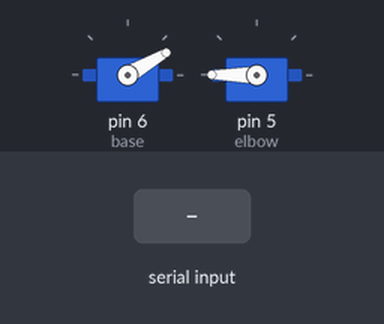
Recording of a sketch running on a simulated Arduino Uno, built with avr-gcc and run on an emulated ATmega328P. On the bench: 2 × servo. The test bench sets the inputs (shaded band).

Above: at 1.2 s.
1.3 s: "90 45\n" received over Serial
At 2.1 s:
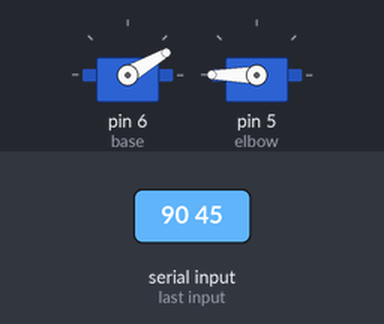
2.9 s: "30 150\n" received over Serial
At 3.4 s:
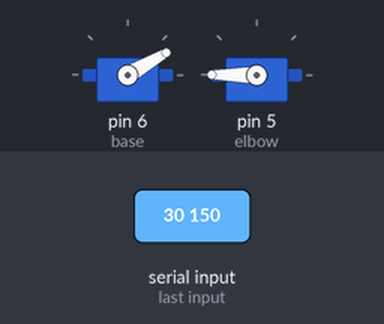
4.5 s: "5\n" received over Serial
At 5.6 s:
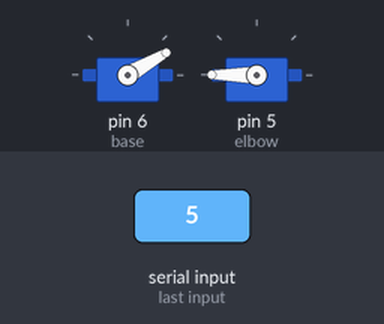
6.1 s: "90\n" received over Serial
At 6.9 s:
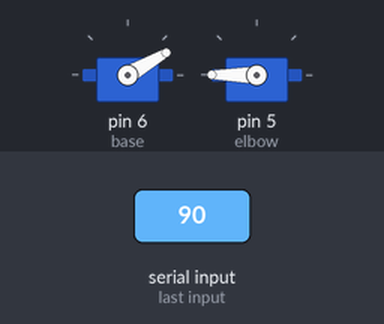
7.7 s: "200\n" received over Serial
At 8.1 s:
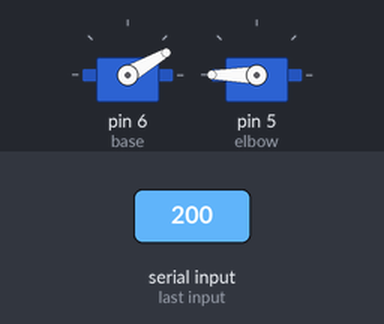
9.3 s: "1 90\n" received over Serial
At 10.6 s:
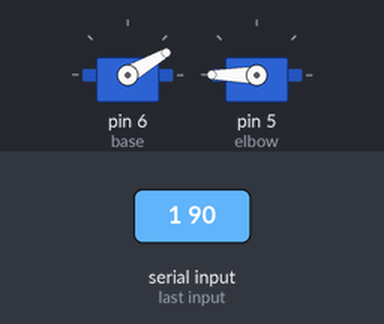
Timing chart, 0 to 11.9 s (numbered marks = the images above; inputs shaded):
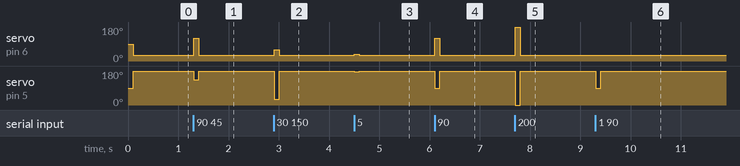

The sketch:

unity_arduino_interface.ino
```cpp
#include <Servo.h>

Servo base;
Servo elbow;
String input = "";
int angle1 = 0;
int angle2 = 0;

void setup() {
  // put your setup code here, to run once:
  Serial.begin(9600);
  Serial.setTimeout(100);
  base.attach(6);
  elbow.attach(5);
  //base.write(0);
  //elbow.write(0);
}

void loop() {
  input = Serial.readStringUntil('\n');   // read full line
  int spaceIndex = input.indexOf(' ');    // find space
  String first = input.substring(0, spaceIndex);
  String second = input.substring(spaceIndex + 1);

  angle1 = first.toInt();
  angle2 = second.toInt();

  base.write(30+angle1);
  elbow.write(180-angle2);


}
```

Measured:
- after the input at 1.3 s, servo on pin 6 (base): 30° → 120° at once, → 30° 0.10 s later; servo on pin 5 (elbow): 180° → 135° at once, → 180° 0.10 s later
- after the input at 2.9 s, servo on pin 6 (base): 30° → 60° at once, → 30° 0.10 s later; servo on pin 5 (elbow): 180° → 30° at once, → 180° 0.10 s later
- after the input at 4.5 s, servo on pin 6 (base): 30° → 35° at once, → 30° 0.10 s later; servo on pin 5 (elbow): 180° → 175° at once, → 180° 0.10 s later
- after the input at 6.1 s, servo on pin 6 (base): 30° → 120° at once, → 30° 0.10 s later; servo on pin 5 (elbow): 180° → 90° at once, → 180° 0.10 s later
- after the input at 7.7 s, servo on pin 6 (base): 30° → 180° at once, → 30° 0.10 s later; servo on pin 5 (elbow): 180° → 0° at once, → 180° 0.10 s later
- after the input at 9.3 s, servo on pin 6 (base): 30° → 31° at once, → 30° 0.10 s later; servo on pin 5 (elbow): 180° → 90° at once, → 180° 0.10 s later
